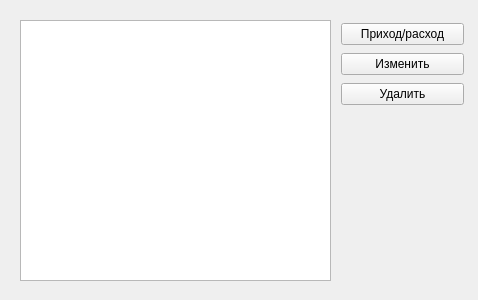
<?xml version="1.0" encoding="UTF-8"?>
<ui version="4.0">
 <class>ShowDrugs</class>
 <widget class="QWidget" name="ShowDrugs">
  <property name="geometry">
   <rect>
    <x>0</x>
    <y>0</y>
    <width>478</width>
    <height>300</height>
   </rect>
  </property>
  <property name="windowTitle">
   <string>4med::Просмотр лекарственных средств</string>
  </property>
  <property name="locale">
   <locale language="Russian" country="RussianFederation"/>
  </property>
  <widget class="QListView" name="drugsList">
   <property name="geometry">
    <rect>
     <x>20</x>
     <y>20</y>
     <width>311</width>
     <height>261</height>
    </rect>
   </property>
  </widget>
  <widget class="QWidget" name="">
   <property name="geometry">
    <rect>
     <x>341</x>
     <y>21</y>
     <width>123</width>
     <height>88</height>
    </rect>
   </property>
   <layout class="QVBoxLayout" name="verticalLayout">
    <item>
     <widget class="QPushButton" name="bRegistration">
      <property name="text">
       <string>Приход/расход</string>
      </property>
     </widget>
    </item>
    <item>
     <widget class="QPushButton" name="bEdit">
      <property name="text">
       <string>Изменить</string>
      </property>
     </widget>
    </item>
    <item>
     <widget class="QPushButton" name="bDel">
      <property name="text">
       <string>Удалить</string>
      </property>
     </widget>
    </item>
   </layout>
  </widget>
 </widget>
 <resources/>
 <connections/>
</ui>
